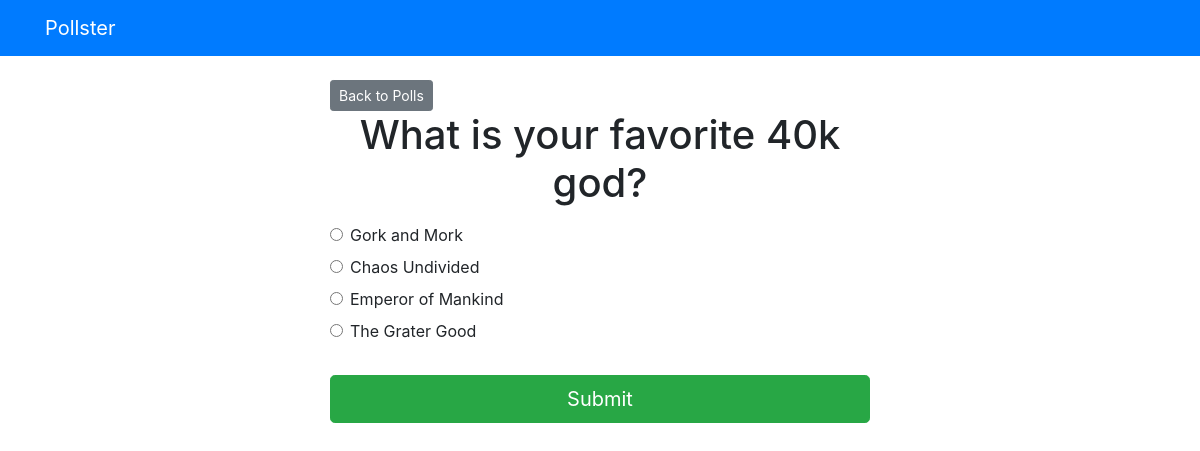
/polls/2, run on the app's committed database.
### polls/models.py (models this page shows, shortened)
class Question(models.Model):
    question_text = models.CharField(max_length=200)
    pub_date = models.DateTimeField('date published')

class Choice(models.Model):
    question = models.ForeignKey(Question, on_delete=models.CASCADE)
    choice_text = models.CharField(max_length=200)
    votes = models.IntegerField(default=0)

### polls/views.py (the view)
# urls.py: path('<int:question_id>', views.detail, name='detail'),
def detail(request, question_id):
    try:
        question = Question.objects.get(pk=question_id)
    except Question.DoesNotExist:
        raise Http404("Question does not exist")
    return render(request, 'polls/detail.html', {'question': question})

### templates/polls/detail.html (shortened to what this page needs)
{% extends 'base.html' %}
{% block content %}
<a href="{% url 'polls:index' %}" class="btn btn-secondary btn-sm mb-s">Back to Polls</a>
<h1 class="text-center mb-3">{{ question.question_text }}</h1>
<form action="{% url 'polls:vote' question.id %}" method="post">
    {% for choice in question.choice_set.all %}
        <div class="form-check">
            <input
                type="radio"
                name="choice"
                class="form-check-input"
                id="choice{{ forloop.counter }}"
                value="{{ choice.id }}"
            />
            <label for="choice{{ forloop.counter }}">{{ choice.choice_text }}</label>
        </div>
    {% endfor %}
    <input
        type="submit"
        valure="Vote"
        class="btn btn-success btn-lg btn-block mt-4"
    />
</form>
{% endblock %}

### data on the page
Question: question_text "What is your favorite 40k god?"
Choice: choice_text "Gork and Mork"
Choice: choice_text "Chaos Undivided"
Choice: choice_text "Emperor of Mankind"
Choice: choice_text "The Grater Good"
